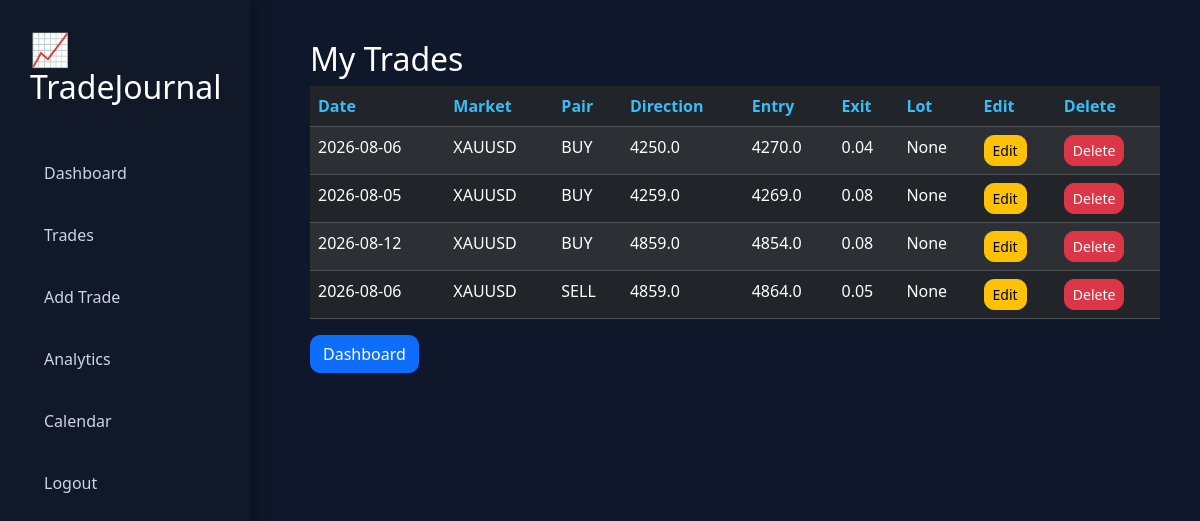
Page /trades (signed in) on the earlier database version.
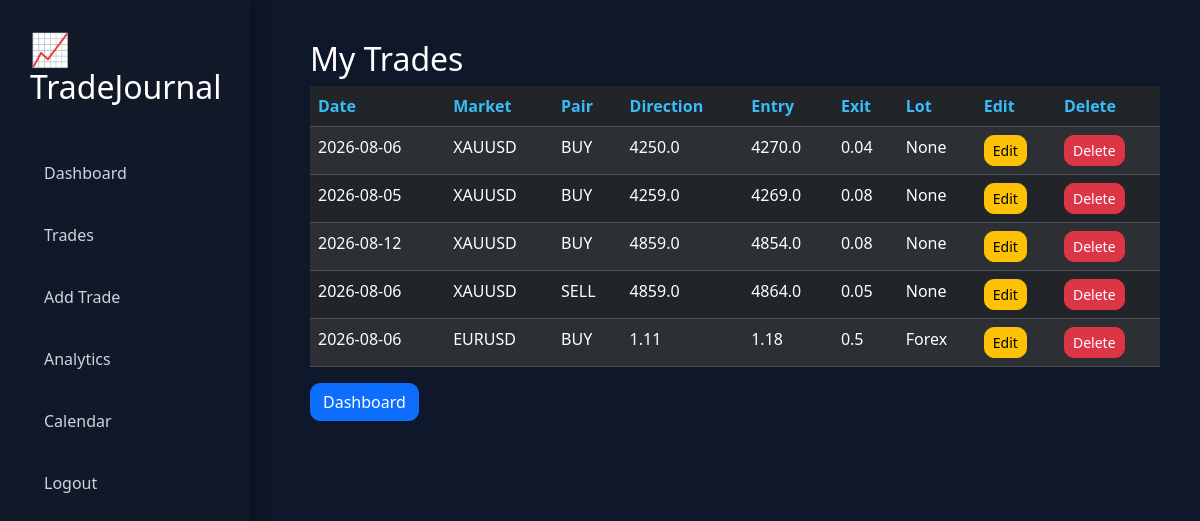
Same page on the later database version.
### models/trade.py (models this page shows)
class Trade(db.Model):
    __tablename__ = "trades"
    id = db.Column(db.Integer, primary_key=True)
    date = db.Column(db.String(20), nullable=False)
    symbol = db.Column(db.String(20), nullable=False)
    direction = db.Column(db.String(10), nullable=False)
    entry = db.Column(db.Float, nullable=False)
    exit = db.Column(db.Float, nullable=False)
    lot = db.Column(db.Float, nullable=False)
    market = db.Column(db.String(20), default="Forex")
    strategy = db.Column(db.String(50), default="")
    session = db.Column(db.String(30), default="")
    emotion = db.Column(db.String(50), default="")
    mistake = db.Column(db.String(100), default="")
    notes = db.Column(db.Text)
    user_id = db.Column(db.Integer, db.ForeignKey("users.id"))

### routes/trades.py (the view)
@trades_bp.route("/trades")
@login_required
def trade_list():
    trades = Trade.query.filter_by(user_id=current_user.id).all()
    return render_template(
        "trades.html",
        trades=trades
    )

### app.py (called while the page is built)
@login_manager.user_loader
def load_user(user_id):
    return User.query.get(int(user_id))

### templates/trades.html
{% extends "base.html" %}
{% block content %}
<h2>My Trades</h2>
<table class="table table-dark table-striped">
<thead>
<tr>
<th>Date</th>
<th>Market</th>
<th>Pair</th>
<th>Direction</th>
<th>Entry</th>
<th>Exit</th>
<th>Lot</th>
<th>Edit</th>
<th>Delete</th>
</tr>
</thead>
<tbody>
{% for trade in trades %}
<tr>
<td>{{trade.date}}</td>
<td>{{trade.symbol}}</td>
<td>{{trade.direction}}</td>
<td>{{trade.entry}}</td>
<td>{{trade.exit}}</td>
<td>{{trade.lot}}</td>
<td>{{ trade.market }}</td>
<td>
<a
href="/edit_trade/{{trade.id}}"
class="btn btn-warning btn-sm">
Edit
</a>
</td>
<td>
<a
href="/delete_trade/{{trade.id}}"
class="btn btn-danger btn-sm"
onclick="return confirm('Delete this trade?')">
Delete
</a>
</td>
</tr>
{% endfor %}
</tbody>
</table>
<a href="/dashboard" class="btn btn-primary">
Dashboard
</a>
{% endblock %}

### templates/base.html (shortened to what this page needs)
<!DOCTYPE html>
<html lang="en">
<head>
    <link
        href="https://cdn.jsdelivr.net/npm/bootstrap@5.3.3/dist/css/bootstrap.min.css"
        rel="stylesheet">
    <link
        rel="stylesheet"
        href="{{ url_for('static', filename='css/style.css') }}">
</head>
<body>
<div class="sidebar">
    <h2 class="logo">
        📈 TradeJournal
    </h2>
    <a href="/dashboard">
        Dashboard
    </a>
    <a href="/trades">
        Trades
    </a>
    <a href="/add_trade">
        Add Trade
    </a>
    <a href="#">
        Analytics
    </a>
    <a href="#">
        Calendar
    </a>
    <a href="/logout">
        Logout
    </a>
</div>
<div class="main-content">
{% block content %}
{% endblock %}
</div>
</body>
</html>

### static/css/style.css (style rules this page uses)
* { margin:0; padding:0; box-sizing:border-box; }
body { background:#0f172a; color:white; font-family:Segoe UI,Tahoma,Geneva,Verdana,sans-serif; }
.sidebar { position:fixed; left:0; top:0; width:250px; height:100vh; background:#111827; padding:30px; box-shadow:5px 0 15px rgba(0,0,0,.3); }
.logo { color:white; margin-bottom:40px; }
.sidebar a { display:block; color:#CBD5E1; text-decoration:none; padding:14px; margin-bottom:10px; border-radius:10px; transition:.3s; }
.main-content { margin-left:270px; padding:40px; }
.btn { border-radius:10px; }
.table { color:white; }
.table th { color:#38BDF8; }
.table td { color:white; }

Differences in the rows shown:
added Trade: date "2026-08-06", symbol "EURUSD", direction "BUY", entry "1.11", exit "1.18", lot "0.5", market "Forex"
